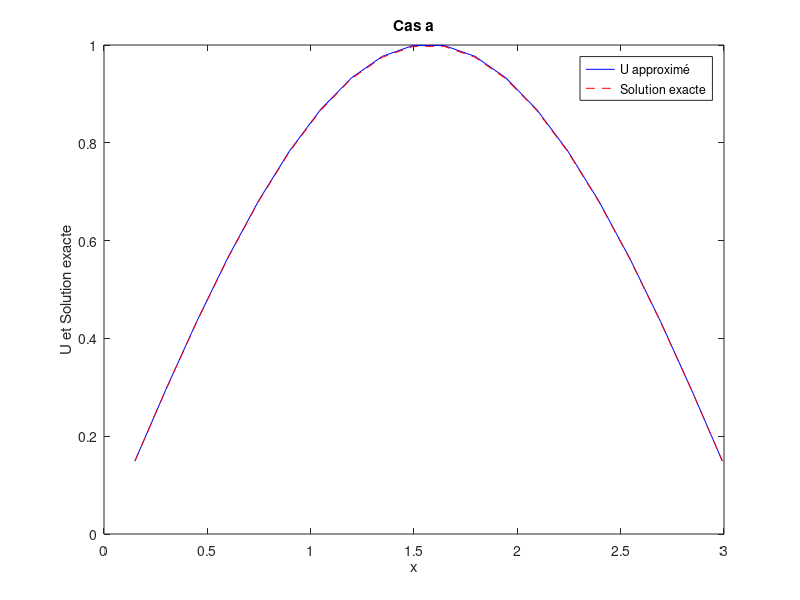
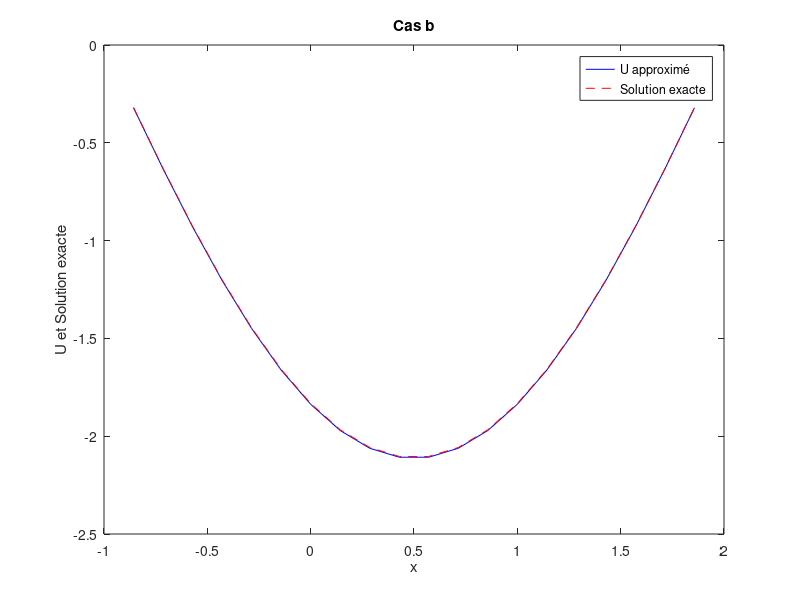
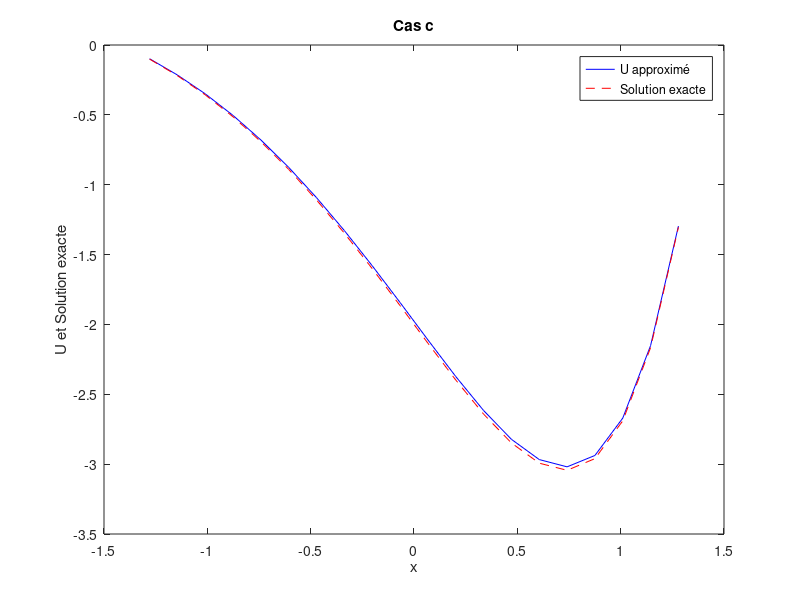

Write MATLAB code to recreate these figures, in order.
% Cas à traiter
cas = {'a', 'b', 'c'};
M = 20;

for i = 1:length(cas)
    switch cas{i}
        case 'a'
            % Cas (a)
            a = 0;
            b = pi;
            f = @(x) sin(x);
            solution_exacte = @(x) sin(x);
        case 'b'
            % Cas (b)
            a = -1;
            b = 2;
            f = @(x) (x - a) .* (x - b);
            solution_exacte = @(x) (-1/12) * x.^4 + (1/6) * x.^3 + x.^2 - 1.08333 * x - 1.83333;
        case 'c'
            % Cas (c)
            a = -sqrt(2);
            b = sqrt(2);
            f = @(x) -(x.^2 + 4*x) .* exp(x);
            solution_exacte = @(x) exp(x) .* (x.^2 - 2);
    end

    % Calculs communs
    h = (b - a) / (M + 1);
    p = 2/h^2;
    q = -1/h^2;
    r = q;
    A = diag(repmat(p, M, 1)) + diag(repmat(q, M-1, 1), 1) + diag(repmat(r, M-1, 1), -1);
    x = linspace(a + h, b - h, M)';
    
    % Calcul de U et de la solution exacte
    U = A \ f(x);
    exact = solution_exacte(x);
    
    % Affichage des courbes
    figure;
    plot(x, U, 'b');
    hold on;
    plot(x, exact, 'r--');
    hold off;
    title(['Cas ', cas{i}]);
    xlabel('x');
    ylabel('U et Solution exacte');
    legend('U approximé', 'Solution exacte');
end
